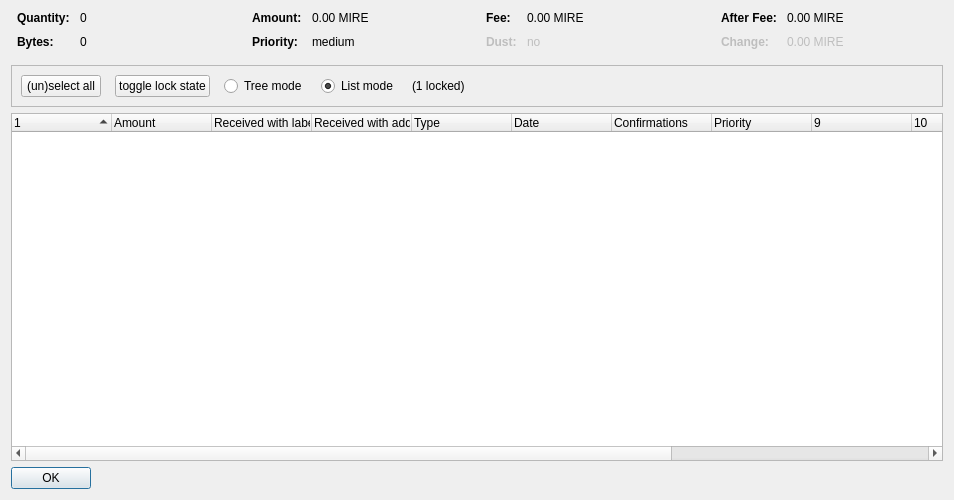
<?xml version="1.0" encoding="UTF-8"?>
<ui version="4.0">
 <class>CoinControlDialog</class>
 <widget class="QDialog" name="CoinControlDialog">
  <property name="geometry">
   <rect>
    <x>0</x>
    <y>0</y>
    <width>954</width>
    <height>500</height>
   </rect>
  </property>
  <property name="windowTitle">
   <string>Coin Selection</string>
  </property>
  <layout class="QVBoxLayout" name="verticalLayout">
   <item>
    <layout class="QHBoxLayout" name="horizontalLayoutTop" stretch="0,0,0,0">
     <property name="topMargin">
      <number>0</number>
     </property>
     <property name="bottomMargin">
      <number>10</number>
     </property>
     <item>
      <layout class="QFormLayout" name="formLayoutCoinControl1">
       <property name="horizontalSpacing">
        <number>10</number>
       </property>
       <property name="verticalSpacing">
        <number>10</number>
       </property>
       <property name="leftMargin">
        <number>6</number>
       </property>
       <property name="rightMargin">
        <number>6</number>
       </property>
       <item row="0" column="0">
        <widget class="QLabel" name="labelCoinControlQuantityText">
         <property name="font">
          <font>
           <weight>75</weight>
           <bold>true</bold>
          </font>
         </property>
         <property name="text">
          <string>Quantity:</string>
         </property>
        </widget>
       </item>
       <item row="0" column="1">
        <widget class="QLabel" name="labelCoinControlQuantity">
         <property name="cursor">
          <cursorShape>IBeamCursor</cursorShape>
         </property>
         <property name="contextMenuPolicy">
          <enum>Qt::ActionsContextMenu</enum>
         </property>
         <property name="text">
          <string notr="true">0</string>
         </property>
         <property name="textInteractionFlags">
          <set>Qt::LinksAccessibleByMouse|Qt::TextSelectableByKeyboard|Qt::TextSelectableByMouse</set>
         </property>
        </widget>
       </item>
       <item row="1" column="0">
        <widget class="QLabel" name="labelCoinControlBytesText">
         <property name="font">
          <font>
           <weight>75</weight>
           <bold>true</bold>
          </font>
         </property>
         <property name="text">
          <string>Bytes:</string>
         </property>
        </widget>
       </item>
       <item row="1" column="1">
        <widget class="QLabel" name="labelCoinControlBytes">
         <property name="cursor">
          <cursorShape>IBeamCursor</cursorShape>
         </property>
         <property name="contextMenuPolicy">
          <enum>Qt::ActionsContextMenu</enum>
         </property>
         <property name="text">
          <string notr="true">0</string>
         </property>
         <property name="textInteractionFlags">
          <set>Qt::LinksAccessibleByMouse|Qt::TextSelectableByKeyboard|Qt::TextSelectableByMouse</set>
         </property>
        </widget>
       </item>
      </layout>
     </item>
     <item>
      <layout class="QFormLayout" name="formLayoutCoinControl2">
       <property name="horizontalSpacing">
        <number>10</number>
       </property>
       <property name="verticalSpacing">
        <number>10</number>
       </property>
       <property name="leftMargin">
        <number>6</number>
       </property>
       <property name="rightMargin">
        <number>6</number>
       </property>
       <item row="0" column="0">
        <widget class="QLabel" name="labelCoinControlAmountText">
         <property name="font">
          <font>
           <weight>75</weight>
           <bold>true</bold>
          </font>
         </property>
         <property name="text">
          <string>Amount:</string>
         </property>
        </widget>
       </item>
       <item row="0" column="1">
        <widget class="QLabel" name="labelCoinControlAmount">
         <property name="cursor">
          <cursorShape>IBeamCursor</cursorShape>
         </property>
         <property name="contextMenuPolicy">
          <enum>Qt::ActionsContextMenu</enum>
         </property>
         <property name="text">
          <string notr="true">0.00 MIRE</string>
         </property>
         <property name="textInteractionFlags">
          <set>Qt::LinksAccessibleByMouse|Qt::TextSelectableByKeyboard|Qt::TextSelectableByMouse</set>
         </property>
        </widget>
       </item>
       <item row="1" column="0">
        <widget class="QLabel" name="labelCoinControlPriorityText">
         <property name="font">
          <font>
           <weight>75</weight>
           <bold>true</bold>
          </font>
         </property>
         <property name="text">
          <string>Priority:</string>
         </property>
        </widget>
       </item>
       <item row="1" column="1">
        <widget class="QLabel" name="labelCoinControlPriority">
         <property name="cursor">
          <cursorShape>IBeamCursor</cursorShape>
         </property>
         <property name="contextMenuPolicy">
          <enum>Qt::ActionsContextMenu</enum>
         </property>
         <property name="text">
          <string>medium</string>
         </property>
         <property name="textInteractionFlags">
          <set>Qt::LinksAccessibleByMouse|Qt::TextSelectableByKeyboard|Qt::TextSelectableByMouse</set>
         </property>
        </widget>
       </item>
      </layout>
     </item>
     <item>
      <layout class="QFormLayout" name="formLayoutCoinControl3">
       <property name="horizontalSpacing">
        <number>10</number>
       </property>
       <property name="verticalSpacing">
        <number>10</number>
       </property>
       <property name="leftMargin">
        <number>6</number>
       </property>
       <property name="rightMargin">
        <number>6</number>
       </property>
       <item row="0" column="0">
        <widget class="QLabel" name="labelCoinControlFeeText">
         <property name="font">
          <font>
           <weight>75</weight>
           <bold>true</bold>
          </font>
         </property>
         <property name="text">
          <string>Fee:</string>
         </property>
        </widget>
       </item>
       <item row="0" column="1">
        <widget class="QLabel" name="labelCoinControlFee">
         <property name="cursor">
          <cursorShape>IBeamCursor</cursorShape>
         </property>
         <property name="contextMenuPolicy">
          <enum>Qt::ActionsContextMenu</enum>
         </property>
         <property name="text">
          <string notr="true">0.00 MIRE</string>
         </property>
         <property name="textInteractionFlags">
          <set>Qt::LinksAccessibleByMouse|Qt::TextSelectableByKeyboard|Qt::TextSelectableByMouse</set>
         </property>
        </widget>
       </item>
       <item row="1" column="0">
        <widget class="QLabel" name="labelCoinControlLowOutputText">
         <property name="enabled">
          <bool>false</bool>
         </property>
         <property name="font">
          <font>
           <weight>75</weight>
           <bold>true</bold>
          </font>
         </property>
         <property name="text">
          <string>Dust:</string>
         </property>
        </widget>
       </item>
       <item row="1" column="1">
        <widget class="QLabel" name="labelCoinControlLowOutput">
         <property name="enabled">
          <bool>false</bool>
         </property>
         <property name="cursor">
          <cursorShape>IBeamCursor</cursorShape>
         </property>
         <property name="contextMenuPolicy">
          <enum>Qt::ActionsContextMenu</enum>
         </property>
         <property name="text">
          <string>no</string>
         </property>
         <property name="textInteractionFlags">
          <set>Qt::LinksAccessibleByMouse|Qt::TextSelectableByKeyboard|Qt::TextSelectableByMouse</set>
         </property>
        </widget>
       </item>
      </layout>
     </item>
     <item>
      <layout class="QFormLayout" name="formLayoutCoinControl4">
       <property name="horizontalSpacing">
        <number>10</number>
       </property>
       <property name="verticalSpacing">
        <number>10</number>
       </property>
       <property name="leftMargin">
        <number>6</number>
       </property>
       <property name="rightMargin">
        <number>6</number>
       </property>
       <item row="0" column="0">
        <widget class="QLabel" name="labelCoinControlAfterFeeText">
         <property name="font">
          <font>
           <weight>75</weight>
           <bold>true</bold>
          </font>
         </property>
         <property name="text">
          <string>After Fee:</string>
         </property>
        </widget>
       </item>
       <item row="0" column="1">
        <widget class="QLabel" name="labelCoinControlAfterFee">
         <property name="cursor">
          <cursorShape>IBeamCursor</cursorShape>
         </property>
         <property name="contextMenuPolicy">
          <enum>Qt::ActionsContextMenu</enum>
         </property>
         <property name="text">
          <string notr="true">0.00 MIRE</string>
         </property>
         <property name="textInteractionFlags">
          <set>Qt::LinksAccessibleByMouse|Qt::TextSelectableByKeyboard|Qt::TextSelectableByMouse</set>
         </property>
        </widget>
       </item>
       <item row="1" column="0">
        <widget class="QLabel" name="labelCoinControlChangeText">
         <property name="enabled">
          <bool>false</bool>
         </property>
         <property name="font">
          <font>
           <weight>75</weight>
           <bold>true</bold>
          </font>
         </property>
         <property name="text">
          <string>Change:</string>
         </property>
        </widget>
       </item>
       <item row="1" column="1">
        <widget class="QLabel" name="labelCoinControlChange">
         <property name="enabled">
          <bool>false</bool>
         </property>
         <property name="cursor">
          <cursorShape>IBeamCursor</cursorShape>
         </property>
         <property name="contextMenuPolicy">
          <enum>Qt::ActionsContextMenu</enum>
         </property>
         <property name="text">
          <string notr="true">0.00 MIRE</string>
         </property>
         <property name="textInteractionFlags">
          <set>Qt::LinksAccessibleByMouse|Qt::TextSelectableByKeyboard|Qt::TextSelectableByMouse</set>
         </property>
        </widget>
       </item>
      </layout>
     </item>
    </layout>
   </item>
   <item>
    <widget class="QFrame" name="frame">
     <property name="minimumSize">
      <size>
       <width>0</width>
       <height>40</height>
      </size>
     </property>
     <property name="frameShape">
      <enum>QFrame::StyledPanel</enum>
     </property>
     <property name="frameShadow">
      <enum>QFrame::Sunken</enum>
     </property>
     <layout class="QHBoxLayout" name="horizontalLayout">
      <item>
       <layout class="QHBoxLayout" name="horizontalLayoutPanel" stretch="0,0,0,0,0,0">
        <property name="spacing">
         <number>14</number>
        </property>
        <item>
         <widget class="QPushButton" name="pushButtonSelectAll">
          <property name="sizePolicy">
           <sizepolicy hsizetype="Maximum" vsizetype="Fixed">
            <horstretch>0</horstretch>
            <verstretch>0</verstretch>
           </sizepolicy>
          </property>
          <property name="text">
           <string>(un)select all</string>
          </property>
          <property name="autoDefault">
           <bool>false</bool>
          </property>
         </widget>
        </item>
        <item>
         <widget class="QPushButton" name="pushButtonToggleLock">
          <property name="sizePolicy">
           <sizepolicy hsizetype="Maximum" vsizetype="Fixed">
            <horstretch>0</horstretch>
            <verstretch>0</verstretch>
           </sizepolicy>
          </property>
          <property name="text">
           <string>toggle lock state</string>
          </property>
          <property name="autoDefault">
           <bool>false</bool>
          </property>
         </widget>
        </item>
        <item>
         <widget class="QRadioButton" name="radioTreeMode">
          <property name="sizePolicy">
           <sizepolicy hsizetype="Maximum" vsizetype="Fixed">
            <horstretch>0</horstretch>
            <verstretch>0</verstretch>
           </sizepolicy>
          </property>
          <property name="text">
           <string>Tree mode</string>
          </property>
         </widget>
        </item>
        <item>
         <widget class="QRadioButton" name="radioListMode">
          <property name="sizePolicy">
           <sizepolicy hsizetype="Maximum" vsizetype="Fixed">
            <horstretch>0</horstretch>
            <verstretch>0</verstretch>
           </sizepolicy>
          </property>
          <property name="text">
           <string>List mode</string>
          </property>
          <property name="checked">
           <bool>true</bool>
          </property>
         </widget>
        </item>
        <item>
         <widget class="QLabel" name="labelLocked">
          <property name="text">
           <string>(1 locked)</string>
          </property>
         </widget>
        </item>
        <item>
         <spacer name="horizontalSpacer">
          <property name="orientation">
           <enum>Qt::Horizontal</enum>
          </property>
          <property name="sizeHint" stdset="0">
           <size>
            <width>40</width>
            <height>20</height>
           </size>
          </property>
         </spacer>
        </item>
       </layout>
      </item>
     </layout>
    </widget>
   </item>
   <item>
    <widget class="CoinControlTreeWidget" name="treeWidget">
     <property name="contextMenuPolicy">
      <enum>Qt::CustomContextMenu</enum>
     </property>
     <property name="sortingEnabled">
      <bool>false</bool>
     </property>
     <property name="columnCount">
      <number>13</number>
     </property>
     <attribute name="headerShowSortIndicator" stdset="0">
      <bool>true</bool>
     </attribute>
     <attribute name="headerStretchLastSection">
      <bool>false</bool>
     </attribute>
     <column>
      <property name="text">
       <string/>
      </property>
     </column>
     <column>
      <property name="text">
       <string>Amount</string>
      </property>
     </column>
     <column>
      <property name="text">
       <string>Received with label</string>
      </property>
     </column>
     <column>
      <property name="text">
       <string>Received with address</string>
      </property>
     </column>
     <column>
      <property name="text">
	<string>Type</string>
      </property>
     </column>
     <column>
      <property name="text">	 
       <string>Date</string>
      </property>
     </column>
     <column>
      <property name="text">
       <string>Confirmations</string>
      </property>
      <property name="toolTip">
       <string>Confirmed</string>
      </property>
     </column>
     <column>
      <property name="text">
       <string>Priority</string>
      </property>
     </column>
     <column>
      <property name="text">
       <string/>
      </property>
     </column>
     <column>
      <property name="text">
       <string/>
      </property>
     </column>
     <column>
      <property name="text">
       <string/>
      </property>
     </column>
     <column>
      <property name="text">
       <string/>
      </property>
     </column>
     <column>
      <property name="text">
       <string/>
      </property>
     </column>
    </widget>
   </item>
   <item>
    <widget class="QDialogButtonBox" name="buttonBox">
     <property name="sizePolicy">
      <sizepolicy hsizetype="Maximum" vsizetype="Fixed">
       <horstretch>0</horstretch>
       <verstretch>0</verstretch>
      </sizepolicy>
     </property>
     <property name="orientation">
      <enum>Qt::Horizontal</enum>
     </property>
     <property name="standardButtons">
      <set>QDialogButtonBox::Ok</set>
     </property>
    </widget>
   </item>
  </layout>
 </widget>
 <customwidgets>
  <customwidget>
   <class>CoinControlTreeWidget</class>
   <extends>QTreeWidget</extends>
   <header>coincontroltreewidget.h</header>
  </customwidget>
 </customwidgets>
 <resources/>
 <connections/>
</ui>
